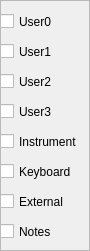
   <widget class="QFrame" name="frame">
    <property name="geometry">
     <rect>
      <x>960</x>
      <y>40</y>
      <width>90</width>
      <height>251</height>
     </rect>
    </property>
    <property name="frameShape">
     <enum>QFrame::Shape::StyledPanel</enum>
    </property>
    <property name="frameShadow">
     <enum>QFrame::Shadow::Raised</enum>
    </property>
    <widget class="QCheckBox" name="cb_ssta1">
     <property name="geometry">
      <rect>
       <x>0</x>
       <y>40</y>
       <width>80</width>
       <height>23</height>
      </rect>
     </property>
     <property name="text">
      <string>User1</string>
     </property>
    </widget>
    <widget class="QCheckBox" name="cb_ssta2">
     <property name="geometry">
      <rect>
       <x>0</x>
       <y>70</y>
       <width>80</width>
       <height>23</height>
      </rect>
     </property>
     <property name="text">
      <string>User2</string>
     </property>
    </widget>
    <widget class="QCheckBox" name="cb_ssta3">
     <property name="geometry">
      <rect>
       <x>0</x>
       <y>100</y>
       <width>80</width>
       <height>23</height>
      </rect>
     </property>
     <property name="text">
      <string>User3</string>
     </property>
    </widget>
    <widget class="QCheckBox" name="cb_ssta7">
     <property name="geometry">
      <rect>
       <x>0</x>
       <y>190</y>
       <width>80</width>
       <height>23</height>
      </rect>
     </property>
     <property name="text">
      <string>External</string>
     </property>
    </widget>
    <widget class="QCheckBox" name="cb_ssta4">
     <property name="geometry">
      <rect>
       <x>0</x>
       <y>130</y>
       <width>80</width>
       <height>23</height>
      </rect>
     </property>
     <property name="text">
      <string>Instrument</string>
     </property>
    </widget>
    <widget class="QCheckBox" name="cb_ssta5">
     <property name="geometry">
      <rect>
       <x>0</x>
       <y>160</y>
       <width>80</width>
       <height>23</height>
      </rect>
     </property>
     <property name="text">
      <string>Keyboard</string>
     </property>
    </widget>
    <widget class="QCheckBox" name="cb_ssta0">
     <property name="geometry">
      <rect>
       <x>0</x>
       <y>10</y>
       <width>80</width>
       <height>23</height>
      </rect>
     </property>
     <property name="text">
      <string>User0</string>
     </property>
    </widget>
    <widget class="QCheckBox" name="cb_ssta6">
     <property name="geometry">
      <rect>
       <x>0</x>
       <y>220</y>
       <width>80</width>
       <height>23</height>
      </rect>
     </property>
     <property name="text">
      <string>Notes</string>
     </property>
    </widget>
   </widget>
